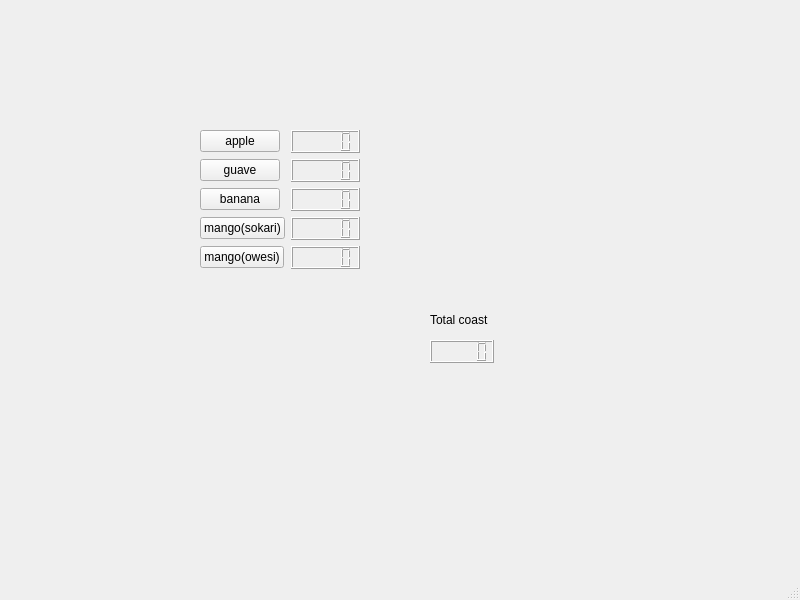
<?xml version="1.0" encoding="UTF-8"?>
<ui version="4.0">
 <class>MainWindow</class>
 <widget class="QMainWindow" name="MainWindow">
  <property name="geometry">
   <rect>
    <x>0</x>
    <y>0</y>
    <width>800</width>
    <height>600</height>
   </rect>
  </property>
  <property name="windowTitle">
   <string>MainWindow</string>
  </property>
  <widget class="QWidget" name="centralwidget">
   <widget class="QWidget" name="formLayoutWidget">
    <property name="geometry">
     <rect>
      <x>200</x>
      <y>130</y>
      <width>160</width>
      <height>141</height>
     </rect>
    </property>
    <layout class="QFormLayout" name="formLayout">
     <item row="0" column="0">
      <widget class="QPushButton" name="apples_button">
       <property name="text">
        <string>apple</string>
       </property>
      </widget>
     </item>
     <item row="0" column="1">
      <widget class="QLCDNumber" name="apples_number"/>
     </item>
     <item row="1" column="0">
      <widget class="QPushButton" name="guaves_button">
       <property name="text">
        <string>guave</string>
       </property>
      </widget>
     </item>
     <item row="1" column="1">
      <widget class="QLCDNumber" name="guave_number"/>
     </item>
     <item row="2" column="0">
      <widget class="QPushButton" name="bananas_button">
       <property name="text">
        <string>banana</string>
       </property>
      </widget>
     </item>
     <item row="2" column="1">
      <widget class="QLCDNumber" name="banana_number"/>
     </item>
     <item row="3" column="0">
      <widget class="QPushButton" name="mangosokari_button">
       <property name="text">
        <string>mango(sokari)</string>
       </property>
      </widget>
     </item>
     <item row="3" column="1">
      <widget class="QLCDNumber" name="sukari_number"/>
     </item>
     <item row="4" column="0">
      <widget class="QPushButton" name="mangoowesi_button">
       <property name="text">
        <string>mango(owesi)</string>
       </property>
      </widget>
     </item>
     <item row="4" column="1">
      <widget class="QLCDNumber" name="owesi_number"/>
     </item>
    </layout>
   </widget>
   <widget class="QLCDNumber" name="Total">
    <property name="geometry">
     <rect>
      <x>430</x>
      <y>340</y>
      <width>64</width>
      <height>23</height>
     </rect>
    </property>
   </widget>
   <widget class="QLabel" name="label">
    <property name="geometry">
     <rect>
      <x>430</x>
      <y>310</y>
      <width>71</width>
      <height>20</height>
     </rect>
    </property>
    <property name="text">
     <string>Total coast</string>
    </property>
   </widget>
  </widget>
  <widget class="QMenuBar" name="menubar">
   <property name="geometry">
    <rect>
     <x>0</x>
     <y>0</y>
     <width>800</width>
     <height>21</height>
    </rect>
   </property>
  </widget>
  <widget class="QStatusBar" name="statusbar"/>
 </widget>
 <resources/>
 <connections/>
</ui>
